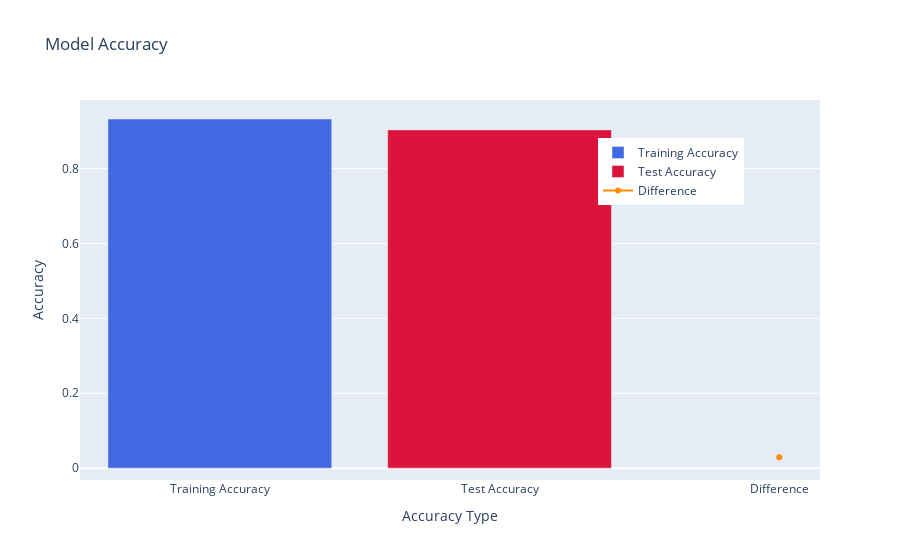

Notebook cell for this chart:
### Code cell
# Before run the program ,  first download CREDITCARD.CSV FILE through provided link, then run the program
import numpy as np
import pandas as pd
from sklearn.model_selection import train_test_split
from sklearn.linear_model import LogisticRegression
from sklearn.metrics import accuracy_score
import plotly.graph_objs as go
from plotly.subplots import make_subplots

def load_dataset():
    
    # first download CREDITCARD.CSV FILE [link:https://www.kaggle.com/datasets/mlg-ulb/creditcardfraud]
    file_path = 'creditcard.csv'         # here we can use another csv file 
    
    try:
        return pd.read_csv(file_path)
    except FileNotFoundError:
        print("Error: File not found.")
        return None
    except Exception as e:
        print("An error occurred:", e)
        return None

def balance_dataset(credit_card_data):
    legit = credit_card_data[credit_card_data.Class == 0]
    fraud = credit_card_data[credit_card_data.Class == 1]
    legit_sample = legit.sample(n=len(fraud))
    return pd.concat([legit_sample, fraud], axis=0)

def train_logistic_regression(X_train, Y_train):
    model = LogisticRegression()
    model.fit(X_train, Y_train)
    return model

def evaluate_model(model, X_train, Y_train, X_test, Y_test):
    train_accuracy = model.score(X_train, Y_train)
    test_accuracy = model.score(X_test, Y_test)
    return train_accuracy, test_accuracy

def plot_interactive_accuracy(train_accuracy, test_accuracy):
    # Calculate the difference between training and testing accuracies
    accuracy_difference = train_accuracy - test_accuracy

    fig = go.Figure()

    # Add bars for training and testing accuracies
    fig.add_trace(go.Bar(x=["Training Accuracy"], y=[train_accuracy], name="Training Accuracy", marker_color='royalblue'))
    fig.add_trace(go.Bar(x=["Test Accuracy"], y=[test_accuracy], name="Test Accuracy", marker_color='crimson'))

    # Add a line for the difference between training and testing accuracies
    fig.add_trace(go.Scatter(x=["Difference"], y=[accuracy_difference], mode='lines+markers', name="Difference", marker_color='darkorange'))

    fig.update_layout(title="Model Accuracy",
                      xaxis_title="Accuracy Type",
                      yaxis_title="Accuracy",
                      showlegend=True,
                      legend=dict(x=0.7, y=0.9))

    fig.show()

def main():
    print("Welcome to Fraud Detection System!")

    # Load dataset
    credit_card_data = load_dataset()

    if credit_card_data is not None:
        # Balance dataset
        balanced_data = balance_dataset(credit_card_data)

        # Split features and target variable
        X = balanced_data.drop(columns='Class', axis=1)
        Y = balanced_data['Class']

        # Splitting the data into training and testing sets
        X_train, X_test, Y_train, Y_test = train_test_split(X, Y, test_size=0.2, stratify=Y, random_state=2)

        # Train Logistic Regression model
        model = train_logistic_regression(X_train, Y_train)

        # Evaluate the model
        train_accuracy, test_accuracy = evaluate_model(model, X_train, Y_train, X_test, Y_test)

        print(f"Training Accuracy: {train_accuracy:.2f}")
        print(f"Test Accuracy: {test_accuracy:.2f}")

        # Plot interactive accuracy
        plot_interactive_accuracy(train_accuracy, test_accuracy)

if __name__ == "__main__":
    main()

### Figure 1 — Plotly figure (JSON) as saved in the notebook; plotly's stock layout.template omitted (floating-point values rounded to 4 significant figures)
{"data": [{"marker": {"color": "royalblue"}, "name": "Training Accuracy", "type": "bar", "x": ["Training Accuracy"], "y": [0.9327]}, {"marker": {"color": "crimson"}, "name": "Test Accuracy", "type": "bar", "x": ["Test Accuracy"], "y": [0.9036]}, {"marker": {"color": "darkorange"}, "mode": "lines+markers", "name": "Difference", "type": "scatter", "x": ["Difference"], "y": [0.0291]}], "layout": {"legend": {"x": 0.7, "y": 0.9}, "showlegend": true, "title": {"text": "Model Accuracy"}, "xaxis": {"title": {"text": "Accuracy Type"}}, "yaxis": {"title": {"text": "Accuracy"}}}}
